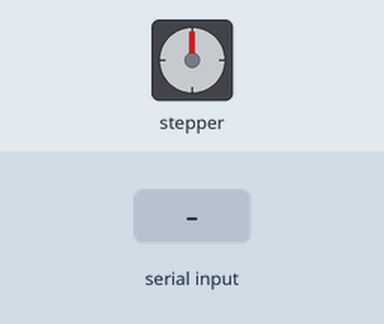
A sketch run on a simulated Arduino Uno, built with avr-gcc and run on an emulated ATmega328P. Shown: stepper motor. Wiring (inferred from the names in the program): stepper motor driver (200 steps per turn assumed): step pin 3; direction pin 2. The inputs (shaded band) are chosen by the test bench. What the sketch prints to the serial monitor is not drawn.

Above: at 1.2 s.
1.3 s: "SPIN\n" received over the second serial link
2.8 s: "SPIN\n" received over Serial
4.3 s: "STOP\n" received over Serial
5.8 s: "STOP\n" received over the second serial link
7.3 s: "1\n" received over Serial
8.8 s: "1\n" received over the second serial link
Timing chart, 0 to 11.3 s (numbered marks = the images above; inputs shaded):
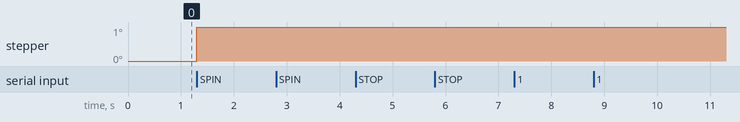

Measured:
- after the input at 2.8 s, every drawn part: stays the same
- after the input at 4.3 s, every drawn part: stays the same
- after the input at 5.8 s, every drawn part: stays the same
- after the input at 7.3 s, every drawn part: stays the same
- after the input at 8.8 s, every drawn part: stays the same

The sketch:

stepper_and_UART.ino
```cpp
#include <AltSoftSerial.h>

// Stepper motor control pins
const int stepPin = 3;
const int dirPin = 2;

// Initialize AltSoftSerial
AltSoftSerial extSerial;

String incomingCommand;  // To store the incoming serial command

void setup() {
  // Initialize built-in serial port
  Serial.begin(4800);
  Serial.println("Ready");

  // Initialize external serial communication
  extSerial.begin(4800);
  extSerial.print("Init");
  extSerial.print("\n");

  // Setup stepper motor pins
  pinMode(stepPin, OUTPUT);
  pinMode(dirPin, OUTPUT);
}

void loop() {
  // Check if data is available to read from the built-in serial
  if (Serial.available() > 0) {
    // Read the incoming data as a string
    incomingCommand = Serial.readStringUntil('\n');

    // Forward the incoming command to the external serial
    extSerial.println(incomingCommand);  // Use println to preserve line endings

    // Optional: Echo back to built-in serial for confirmation
    Serial.println("Forwarded: " + incomingCommand);
  }

  // Check if data is available to read from the external serial
  if (extSerial.available() > 0) {
    // Read the incoming data as a string
    incomingCommand = extSerial.readStringUntil('\n');

    // Echo every single thing received from the external serial to the built-in serial
    Serial.println(incomingCommand);

    // Process the incoming command
    if (incomingCommand == "SPIN") {
      spinStepper();  // Function to spin the stepper motor
      delayMicroseconds(500);
      extSerial.println("Stepper Spinning");

    } else if (incomingCommand == "STOP") {
      delayMicroseconds(500);
      extSerial.println("Stepper Stopped");

      // If STOP is received, no action is taken on the stepper motor
    } else {
      extSerial.println("Unknown Command");
    }

    // Clear the command after execution
    incomingCommand = "";
  }
}

void spinStepper() {
  digitalWrite(dirPin, HIGH);  // Set direction

  // Spin the stepper motor with 200 steps
  for (int x = 0; x < 200; x++) {
    digitalWrite(stepPin, HIGH);
    delayMicroseconds(500);
    // digitalWrite(stepPin, LOW);
    // delayMicroseconds(500);
  }
}
```
